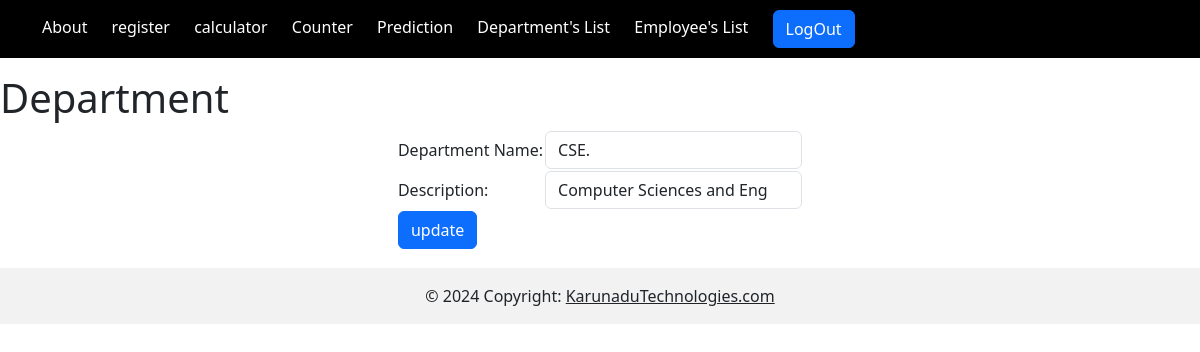
/departmentupdate/2 (signed in), run on the app's committed database.
### basics/models.py (models this page shows)
class StudentDepartment(models.Model):
    DEPT_NAME=models.CharField(max_length=100)
    DEPT_DESC=models.CharField(max_length=1000)

### basics/views.py (the view, shortened to what this page needs)
# urls.py: path("departmentupdate/<id>",departmentupdate,name="departmentupdate"),
@login_required(login_url='login')
def departmentupdate(request,id):
  getdepartments=StudentDepartment.objects.get(id=id)
  return render(request,'departmentupdate.html',context={'getdepartments':getdepartments})

### basics/templates/departmentupdate.html (shortened to what this page needs)
{% extends 'index.html' %}
{% block content %}
  <form method="POST">
  <h1>Department</h1>
  <table align="center">
    <tr>
      <td>
        Department Name:
      </td>
      <td>
        <input type="text" class="form-control" value="{{getdepartments.DEPT_NAME}}"name="textdepartmentname"></input>
      </td>
    </tr>
    <tr>
      <td>
        Description:
      </td>
      <td>
        <input type="text" class="form-control" value="{{getdepartments.DEPT_DESC}}" name="textdepartmentdesc"></input>
      </td>
    </tr>
    <tr>
      <td colspan="2">
        <button type="submit"  class="btn btn-primary" name="submit">update</button>
      </td>
    </tr>
    <tr>
      <td>
      </td>
    </tr>
  </table>
</form>
{% endblock %}

### basics/templates/index.html (style rules this page uses)
body { margin: 0; padding: 0; background-image: url('https://img.freepik.com/free-vector/abstract-light-blue-wave-background_1055-3072.jpg?t=st=1734770619~exp=1734774219~hmac=e2053ce940e4e433619d944c6fc12c3caabbdda7e234d0ab195c6cfb41f3c917&w=740'); }

### data on the page
StudentDepartment: textdepartmentname "CSE.", textdepartmentdesc "Computer Sciences and Eng"
